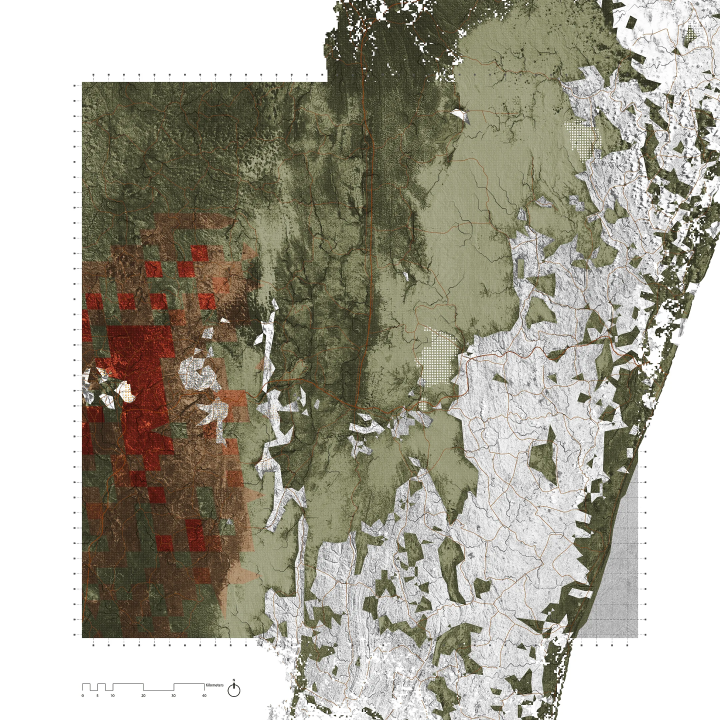
#> input picture atlas/city_plates/antananarivo.webp, 2160 x 2160 px (shown at 1/3 size)
$ python -i atlas_city_plates.py   (imports and definitions only)
#> lines starting #> are read from the running program, lines starting #| are printed output that depends on the picture; after the words box and inside, x2 and y2 are one past the last pixel; in counts of white or black regions, pixels touching at a corner belong together
#> further down, picture is the input picture: PIL image 2160x2160 RGB; mean R, G, B 167, 163.6, 150
#!/usr/bin/env python3
"""
The Atlas for the End of the World's 33 hotspot-city maps, laid on the Culprits
map where they belong (asked for 23 September).

The hotspot maps were placed from the town names printed in their PDFs
(culprits pipeline/atlas_plates.py). The city maps are pictures, not PDFs:
  https://atlas-for-the-end-of-the-world.com/images/hotspot_cities/<slug>.png
so their names are pixels. This reads the words off each picture (Tesseract
OCR), keeps those that could be place names, looks each up on OpenStreetMap
(Nominatim) near that city, and finds the placement most of them agree on:
random sets of three, at least MIN_AGREE names agreeing, the typical error no
more than 3% of the picture's width. A city whose names do not agree that well
is not placed, and its reason is written down; the map then keeps its old
behaviour for it (zoom to the city, the Atlas's page in the panel).

Writes:
  atlas/city_plates.json            per city: kept, corners (four lon/lat), error, names used or the reason
  atlas/city_plates/<slug>.webp     the picture, for the map to lay down
  atlas/city_geocode.json           the look-ups, kept so a rerun asks nothing twice

By hand only (Actions tab, "atlas_city_plates"). Nominatim is asked at most once a second.
"""
import io, json, math, os, pathlib, random, re, subprocess, sys, time, urllib.parse, urllib.request

CITIES = [["antananarivo", "Antananarivo, Madagascar"], ["auckland", "Auckland, New Zealand"], ["baku", "Baku, Azerbaijan"], ["bogota", "Bogotá, Colombia"], ["brasilia", "Brasília, Brazil"], ["cape_town", "Cape Town, South Africa"], ["chengdu", "Chengdu, China"], ["colombo", "Colombo, Sri Lanka"], ["dar_es_salaam", "Dar es Salaam, Tanzania"], ["davao", "Davao, Philippines"], ["durban", "Durban, South Africa"], ["esfahan", "Esfahan, Iran"], ["guadalajara", "Guadalajara, Mexico"], ["guayaquil", "Guayaquil, Ecuador"], ["hongknog_shenzhen_quangzhou", "Hongkong-Shenzhen-Guangzhou, China"], ["honolulu", "Honolulu, United States"], ["houston", "Houston, United States"], ["jakarta", "Jakarta, Indonesia"], ["lagos", "Lagos, Nigeria"], ["los_angeles", "Los Angeles, United States"], ["makassar", "Makassar, Indonesia"], ["mecca", "Mecca, Saudi Arabia"], ["mexico_city", "Mexico City, Mexico"], ["nairobi", "Nairobi, Kenya"], ["osaka", "Osaka, Japan"], ["perth", "Perth, Australia"], ["port-au-prince", "Port-au-Prince, Haiti"], ["rawalpindi", "Rawalpindi, Pakistan"], ["santiago", "Santiago, Chile"], ["sao_paulo", "São Paulo, Brazil"], ["sydney", "Sydney, Australia"], ["tashkent", "Tashkent, Uzbekistan"], ["tel_aviv", "Tel Aviv, Israel"]]
IMG = "https://atlas-for-the-end-of-the-world.com/images/hotspot_cities/{slug}.png"
IMG_NAME = {"hongknog_shenzhen_quangzhou": "hongkong_shenzhen_guangzhou"}
POS = pathlib.Path("atlas/cities.json")          # the weekly look-up of each city's own position
OUT = pathlib.Path("atlas")
UA = {"User-Agent": "Culprits atlas (WelcomeToYourGalaxy) placing the Atlas for the End of the World's city maps"}
MIN_AGREE, MAX_ERROR_SHARE, TRIES, REACH_DEG = 4, 0.03, 4000, 1.5
NOT_PLACES = {"kilometers", "km", "miles", "legend", "urban", "growth", "projected", "projection", "protected", "area", "areas",
              "habitat", "species", "threatened", "biodiversity", "hotspot", "conflict", "remnant", "vegetation", "existing",
              "population", "roads", "road", "railroad", "railroads", "water", "river", "rivers", "lake", "ocean", "sea",
              "atlas", "end", "world", "city", "cities", "scale", "north", "source", "data", "map"}
R = 6378137.0
# Results made by an earlier way of placing are done again; bump when it changes.
# Round 90b: 3. Every city map carries a printed scale bar, and reading it
# showed the earlier fits were mostly wrong in size (Bogota fitted as 75 km
# across where its bar makes it 238 km), because a free fit let a few misread
# words agree by chance. Now the scale is read off the bar, the map is north
# up, so only its position is left to find: each name read off the picture,
# looked up near the city, proposes one position, and the position most names
# agree on (within 2% of the picture's width) is kept.
METHOD = 3
# The two scales the Atlas's city maps are printed at (pixels per km on their
# 2160-pixel pictures), read off every bar that could be read: 0-40 km bars
# (about 238 km across) and 10-80 km bars (about 313 km across). Tried in turn
# only where a picture's own bar cannot be read.
KNOWN_SCALES = (9.1, 6.9)
AGREE_SHARE = 0.02


def merc(lon, lat):
    lat = max(-85.0, min(85.0, lat))
    return R * math.radians(lon), R * math.log(math.tan(math.pi / 4 + math.radians(lat) / 2))


# [23 lines left out: functions unmerc, km, fit, not called in this run]


def ap(T, x, y):
    (a, b, c), (d, e, f) = T
    return a * x + b * y + c, d * x + e * y + f


# [120 lines left out: functions need, labels, read_words, lines_to_labels, lookup, fit_north and 1 more, not called in this run]


def scale_bar(img):
    """Pixels per km read off the printed scale bar: its numbers (0 5 10 20 40,
    or 10 20 40 60 80) on one line in the bottom of the picture, a straight
    line fitted through each number's middle against its value. None if no
    line of at least three increasing numbers fits within 6 pixels."""
    import pytesseract
    from PIL import Image, ImageOps
    w, h = img.size
#> w = 2160; h = 2160
    y0 = int(h * 0.86)
#> y0 = 1857
    g = ImageOps.grayscale(img.crop((0, y0, w, h)))
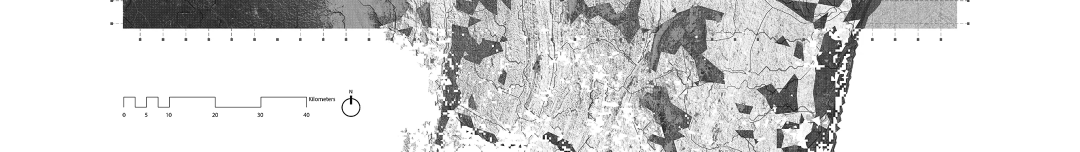
#> g: PIL image 2160x303 L (shown at 1/2 size); min 4, max 255, mean 215.8
    g = g.resize((g.width * 4, g.height * 4), Image.LANCZOS).point(lambda v: 255 if v > 150 else 0)
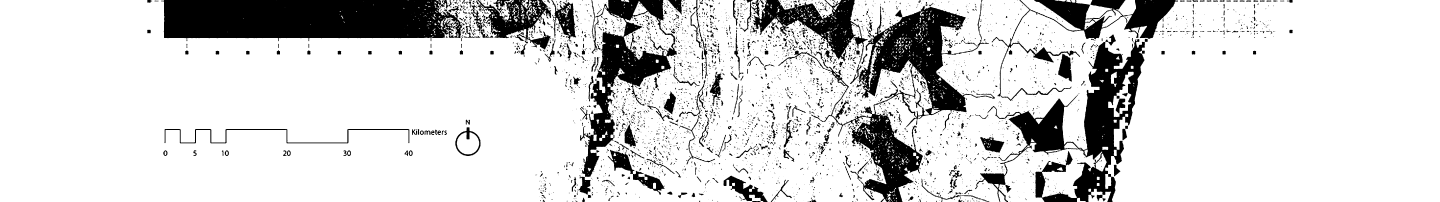
#> g: PIL image 8640x1212 L (shown at 1/6 size); 83.4% white; 4079 black regions (2111 under 20 px), largest, box (x1, y1, x2, y2) and area: (967, 0, 2776, 247) 387734, (4921, 0, 5969, 1212) 307425, (5851, 234, 6869, 1212) 270348
    best = None
    for cfg in ("--psm 11 -c tessedit_char_whitelist=0123456789", "--psm 11"):
        d = pytesseract.image_to_data(g, output_type=pytesseract.Output.DICT, config=cfg)
        rows = {}
        for i, t in enumerate(d["text"]):
            t = (t or "").strip()
            try:
                conf = float(d["conf"][i])
            except ValueError:
                conf = -1
            if re.fullmatch(r"\d{1,3}", t) and conf > 30:
                y = (d["top"][i] + d["height"][i] / 2) / 4 + y0
                rows.setdefault(round(y / 6), []).append((int(t), round((d["left"][i] + d["width"][i] / 2) / 4, 1)))
        for r in rows.values():
            r = sorted(set(r), key=lambda q: q[1])
            vals = [v for v, _ in r]
            if len(r) < 3 or vals != sorted(vals) or len(set(vals)) != len(vals):
                continue
            n = len(r)
            mv = sum(v for v, _ in r) / n
            mx = sum(x for _, x in r) / n
            svv = sum((v - mv) ** 2 for v, _ in r)
            if not svv:
                continue
            k = sum((v - mv) * (x - mx) for v, x in r) / svv
            worst = max(abs(mx + k * (v - mv) - x) for v, x in r)
            if k > 0 and worst < 6 and (not best or n > best[1]):
                best = (k, n, vals)
    return best


# [135 lines left out: functions place_scaled, place, main, not called in this run]


# [2 lines not run here, left out]

>>> from PIL import Image
>>> picture = Image.open('../atlas/city_plates/antananarivo.webp')
#> (the run stopped early here; a loop or call above may not have finished)

$ run again, on atlas/city_plates/chengdu.webp
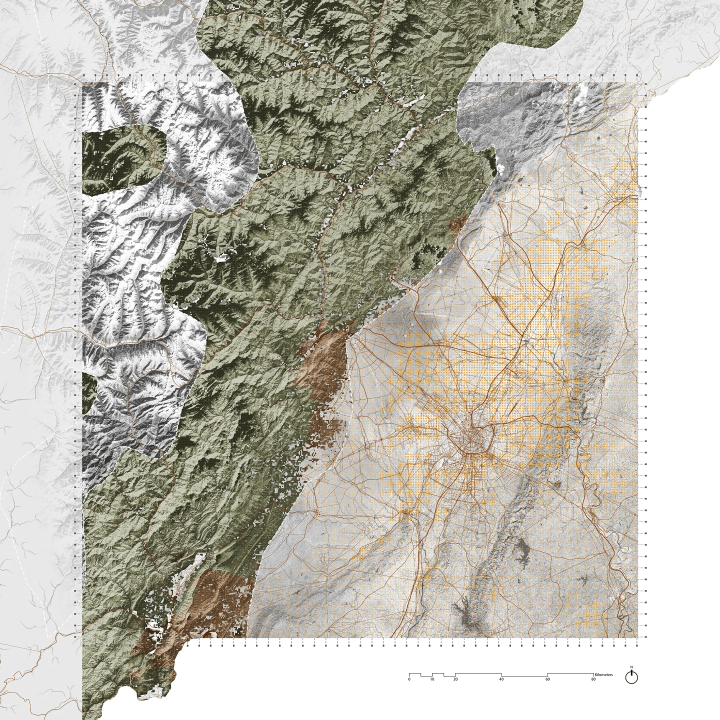
#> input picture atlas/city_plates/chengdu.webp, 2160 x 2160 px (shown at 1/3 size)
#> picture is the input picture: PIL image 2160x2160 RGB; mean R, G, B 191.1, 187.7, 177.1
#> in scale_bar, `g = ImageOps.grayscale(img.crop((0, y0, w, h)))`:
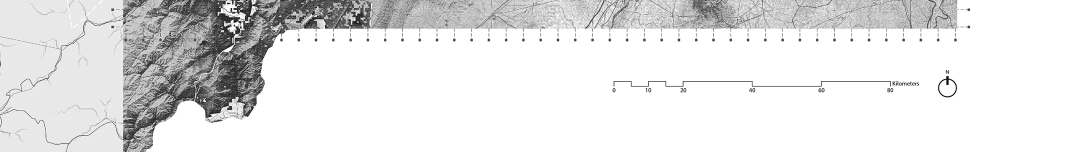
#> g: PIL image 2160x303 L (shown at 1/2 size); min 2, max 255, mean 228.2
#> in scale_bar, `g = g.resize((g.width * 4, g.height * 4), Image.LANCZOS).point(lambda ..`:
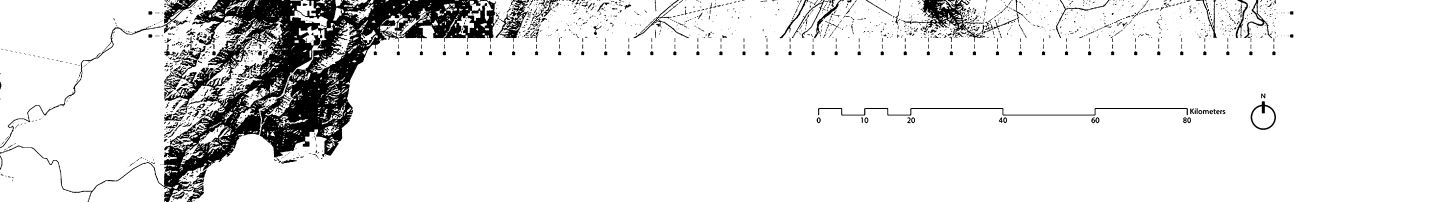
#> g: PIL image 8640x1212 L (shown at 1/6 size); 90.4% white; 2099 black regions (909 under 20 px), largest, box (x1, y1, x2, y2) and area: (0, 0, 2985, 1212) 740094, (5420, 0, 5912, 252) 29348, (0, 0, 1189, 889) 19775

$ run again, on atlas/city_plates/colombo.webp
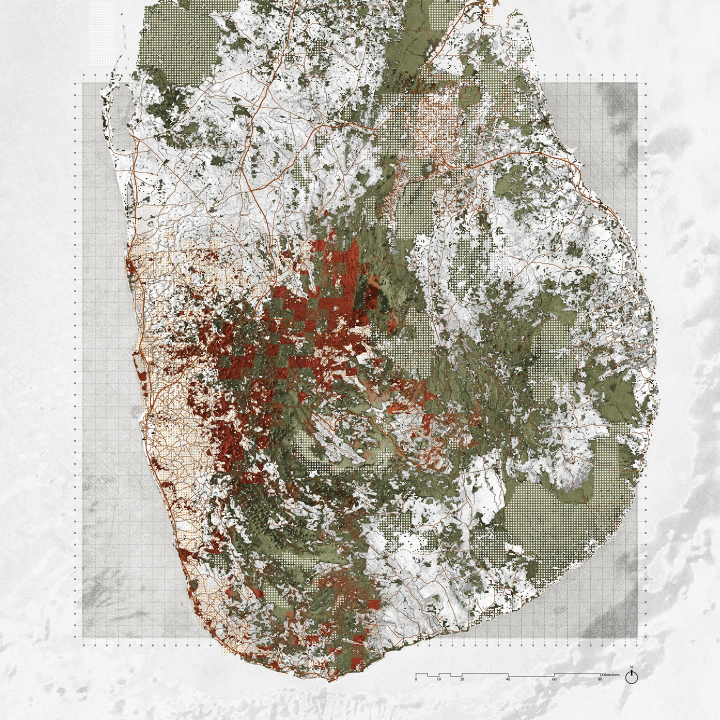
#> input picture atlas/city_plates/colombo.webp, 2160 x 2160 px (shown at 1/3 size)
#> picture is the input picture: PIL image 2160x2160 RGB; mean R, G, B 190.5, 186, 176.9
#> in scale_bar, `g = ImageOps.grayscale(img.crop((0, y0, w, h)))`:
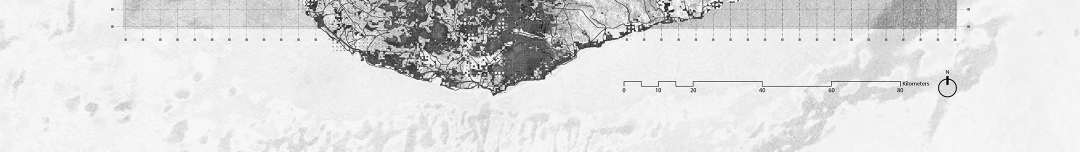
#> g: PIL image 2160x303 L (shown at 1/2 size); min 0, max 255, mean 221
#> in scale_bar, `g = g.resize((g.width * 4, g.height * 4), Image.LANCZOS).point(lambda ..`:
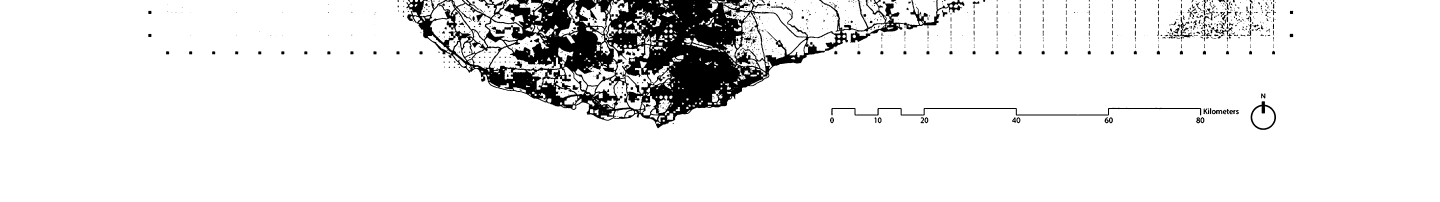
#> g: PIL image 8640x1212 L (shown at 1/6 size); 91.6% white; 1130 black regions (531 under 20 px), largest, box (x1, y1, x2, y2) and area: (2437, 0, 5786, 769) 782271, (4988, 647, 7208, 693) 15213, (7504, 608, 7656, 779) 5496

$ run again, on atlas/city_plates/dar_es_salaam.webp
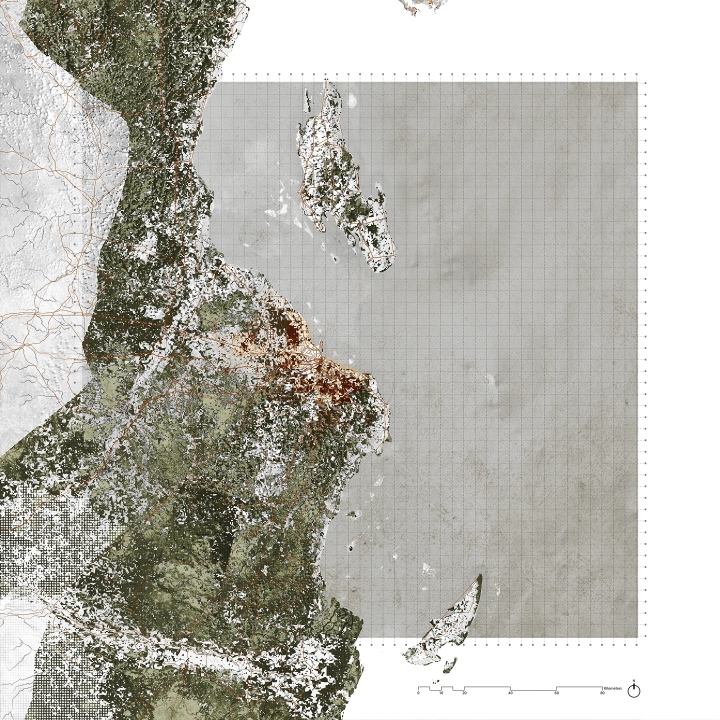
#> input picture atlas/city_plates/dar_es_salaam.webp, 2160 x 2160 px (shown at 1/3 size)
#> picture is the input picture: PIL image 2160x2160 RGB; mean R, G, B 182.9, 181.6, 173.8
#> in scale_bar, `g = ImageOps.grayscale(img.crop((0, y0, w, h)))`:
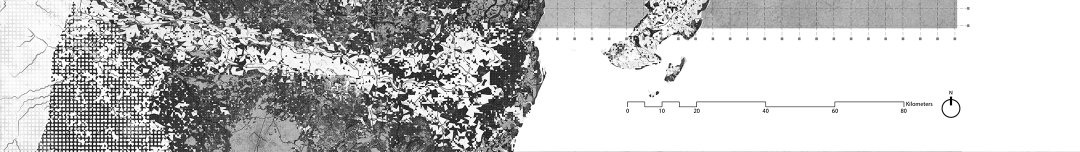
#> g: PIL image 2160x303 L (shown at 1/2 size); min 0, max 255, mean 192.7
#> in scale_bar, `g = g.resize((g.width * 4, g.height * 4), Image.LANCZOS).point(lambda ..`:
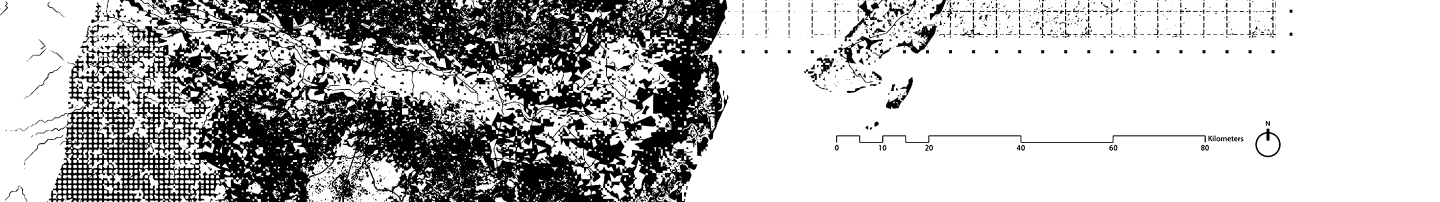
#> g: PIL image 8640x1212 L (shown at 1/6 size); 72.4% white; 1703 black regions (605 under 20 px), largest, box (x1, y1, x2, y2) and area: (210, 0, 4371, 1212) 2620492, (5016, 812, 7235, 857) 14210, (5375, 146, 5624, 322) 11706
